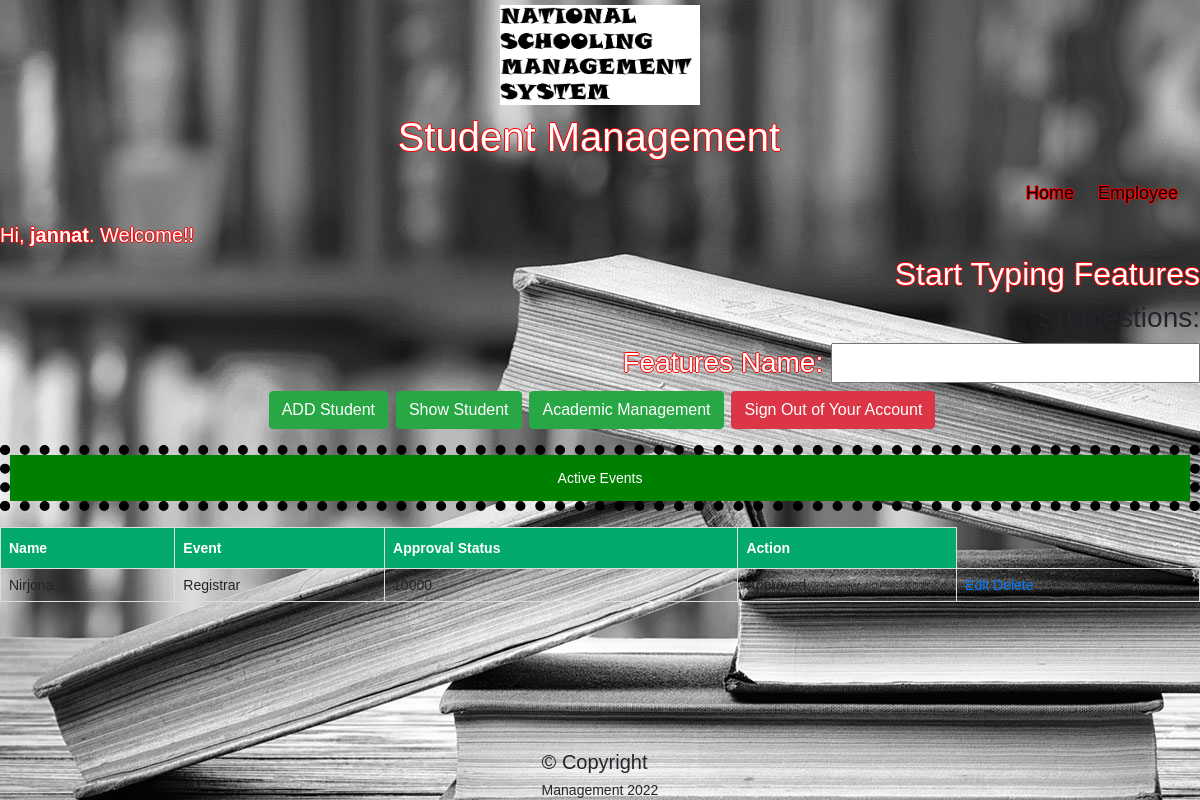
Page /mvc/view/profile.php (signed in) on the earlier database version.
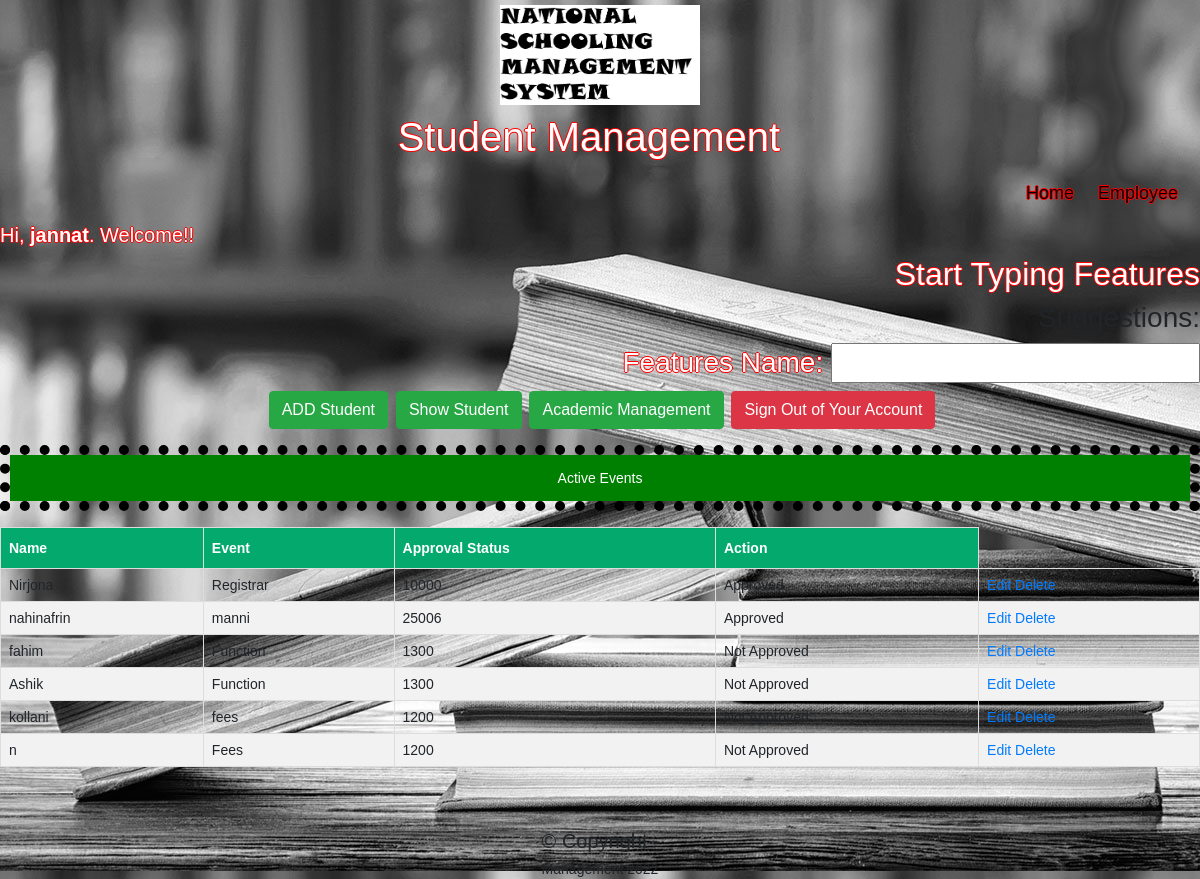
Same page on the later database version.
### tables this page shows
CREATE TABLE `events` (
  `id` int(11) NOT NULL,
  `client_name` varchar(50) NOT NULL,
  `event_name` varchar(255) NOT NULL,
  `price` varchar(255) NOT NULL,
  `approval_status` tinyint(1) NOT NULL
);

### mvc/model/model.php (called while the page is built, shortened)
<?php
function showAllEvent(){
 $conn = db_conn();
    $selectQuery = 'SELECT * FROM `events` ';
    try{
        $stmt = $conn->query($selectQuery);
    }catch(PDOException $e){
        echo $e->getMessage();
    }
    $rows = $stmt->fetchAll(PDO::FETCH_ASSOC);
    return $rows;
}

### mvc/controller/eventInfo.php (called while the page is built, shortened)
<?php
require_once ('../model/model.php');
function fetchAllEvent(){
	return showAllEvent();
}

### mvc/view/profile.php (the view, shortened to what this page needs)
<!DOCTYPE html>
<html>
<body>
<?php include ("header.php"); ?>
<h1 class = "textWhite" style="font-family: Arial, Helvetica, sans-serif;
  font-size: 20px ;">Hi, <b><?php echo htmlspecialchars($_SESSION["username"]); ?></b>. Welcome!!</h1>
<div style="text-align : center;">
<h2 align='right' class = "textWhite" >Start Typing Features</h2>
<h3 align='right'>Suggestions: <span id="txtHint"></span><h3/>
<h3 align='right'class = "textWhite" >Features Name: <input type="text" id="txt1" onkeyup="showHint(this.value)"></h3>
</div>
</body>
</html>
<?php
require_once '../controller/eventInfo.php';
$events = fetchAllEvent();
?>
<!DOCTYPE html>
<html lang="en">
<head>
    <link rel="stylesheet" href="https://stackpath.bootstrapcdn.com/bootstrap/4.5.2/css/bootstrap.min.css">
</head>
<body>
    <p align='center'>
        <a href="../View/Registrar/addstudents.php" class="btn btn-success ml-1">ADD Student</a>
        <a href="../View/Registrar/students.php" class="btn btn-success ml-1">Show Student</a>
        <a href="../view/Registrar/ardm.php" class="btn btn-success ml-1">Academic Management</a>
        <a href="../controller/logout.php" class="btn btn-danger ml-1">Sign Out of Your Account</a>
    <p style="color:white;text-align:center; border: 10px dotted black;
  padding: 15px;
  background: green;
  background-clip: padding-box;">
        Active Events
    </p>
    <table id="customers">
    <thead>
        <tr>
            <th>Name</th>
             <th>Event</th>
            <th>Approval Status</th>
            <th>Action</th>
        </tr>
    </thead>
    <tbody>
        <?php foreach ($events as $i => $event): ?>
            <tr>
                <td><?php echo $event['client_name'] ?></td>
                <td><?php echo $event['event_name'] ?></td>
                <td><?php echo $event['price'] ?></td>
                <td><?php if ($event['approval_status'] == 0) {
                 echo "Not Approved";
                }
                else {
                echo "Approved";
                } ?></td>
                <td><a href="editEvent.php?id=<?php echo $event['id'] ?>">Edit</a>&nbsp<a href="../controller/deleteEvent.php?id=<?php echo $event['id'] ?>" onclick="return confirm('Are you sure want to delete this ?')">Delete</a></td>
            </tr>
        <?php endforeach; ?>
    </tbody>
</table>
    <br>
    <br>
    <br>
    <br>
    <br>
    <br>
    </p>
</body>
</html>
<?php
include ("../view/footer.php");
?>

### mvc/view/header.php (shortened to what this page needs)
<!DOCTYPE html>
<html>
<head>
</head>
<body>
<div class="header">
  <div class="header-left">
  <img src='../upload/LOGO.jpg' alt='Site Logo' class="center" width="200" height="100" align="center">
  </div>
    <h1 class="textWhite" align = 'center'> Student Management &nbsp; </h1>
  <div class="header-right">
    <a href="../view/home.php" class="textWhite">Home</a>
    <a href="../view/login.php" class="textWhite"> Employee </a>
  </div>
</div>
</body>
</html>

### mvc/view/footer.php (shortened to what this page needs)
<!DOCTYPE html>
<html>
<html lang="en">
<head>
    <link rel="stylesheet" href="https://stackpath.bootstrapcdn.com/bootstrap/4.5.2/css/bootstrap.min.css">
</head>
<body>
<footer>
  <div class="header-left">
  <h5 style="text-align:left">© Copyright</h5>
    <p> Management 2022</p>
  </div>
</footer>
</body>
</html>

### mvc/view/header.php (style rules this page uses)
* { box-sizing: border-box; }
body { margin: 0; font-family: Arial, Helvetica, sans-serif; }
.textWhite { color:white;text-shadow: -1px 0px 0px red, 1px 0px 0px red, 0px -1px 0px red, 0px 1px 0px red;color: white }
.header { overflow: hidden; background-color: transparent; padding: 5px 10px; }
.header a { float: left; color: black; text-align: center; padding: 12px; text-decoration: none; font-size: 18px; line-height: 25px; border-radius: 4px; }
.center { display: block; margin-left: auto; margin-right: auto; }
.header-right { float: right; }

### mvc/view/profile.php (style rules this page uses)
.textWhite { color:white;text-shadow: -1px 0px 0px red, 1px 0px 0px red, 0px -1px 0px red, 0px 1px 0px red;color: white }
body { font: 14px sans-serif; background-image: url('../upload/Library.jpg'); }
#customers { font-family: Arial, Helvetica, sans-serif; font-size: 20px border-collapse: collapse; width: 100%; }
#customers td, #customers th { border: 1px solid #ddd; padding: 8px; }
#customers tr:nth-child(even) { background-color: #f2f2f2; }
#customers th { padding-top: 12px; padding-bottom: 12px; text-align: left; background-color: #04AA6D; color: white; }

### mvc/view/footer.php (style rules this page uses)
body { font: 14px sans-serif; }
footer { background-color: transparent; margin-top: -0.5em; padding: 2em; position: fixed; left: 50%; transform:translateX(-50%); bottom: -3em; }

Differences in the rows shown:
added events: client_name "nahinafrin", event_name "manni", price "25006", approval_status "Approved"
added events: client_name "fahim", event_name "Function", price "1300", approval_status "Not Approved"
added events: client_name "Ashik", event_name "Function", price "1300", approval_status "Not Approved"
added events: client_name "kollani", event_name "fees", price "1200", approval_status "Not Approved"
added events: client_name "n", event_name "Fees", price "1200", approval_status "Not Approved"
